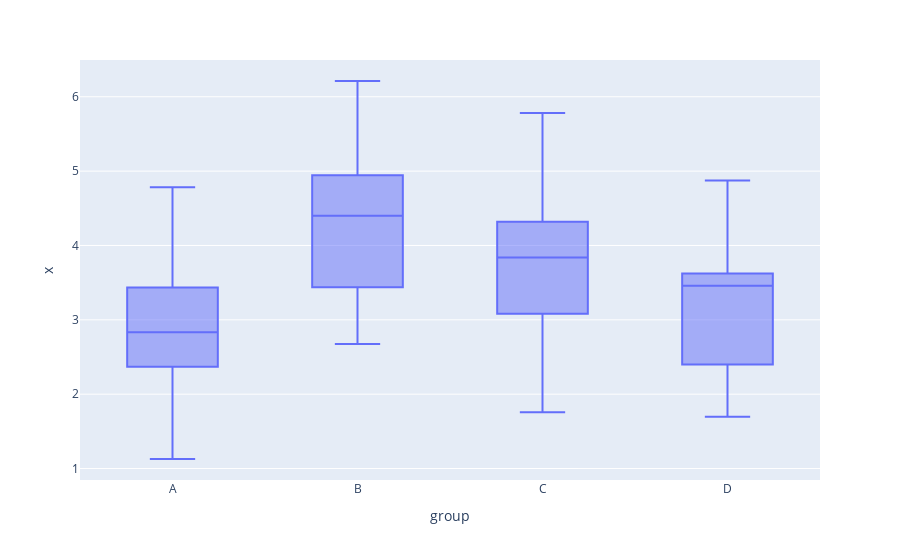

Here is the notebook cell this chart was saved with:
### Code cell
# boxplots of x by group
plotly.offline.iplot(
    plotly.express.box(data1, x = "group", y = "x")
)

### Figure 1 — Plotly figure (JSON) as saved in the notebook; plotly's stock layout.template omitted (floating-point values rounded to 4 significant figures)
{"data": [{"alignmentgroup": "True", "hoverlabel": {"namelength": 0}, "hovertemplate": "group=%{x}<br>x=%{y}", "legendgroup": "", "marker": {"color": "#636efa"}, "name": "", "notched": false, "offsetgroup": "", "orientation": "v", "showlegend": false, "type": "box", "x": ["A", "A", "A", "A", "A", "A", "A", "A", "A", "A", "A", "A", "A", "A", "A", "A", "A", "A", "A", "A", "A", "A", "A", "A", "A", "B", "B", "B", "B", "B", "B", "B", "B", "B", "B", "B", "B", "B", "B", "B", "B", "B", "B", "B", "B", "B", "B", "B", "B", "B", "C", "C", "C", "C", "C", "C", "C", "C", "C", "C", "C", "C", "C", "C", "C", "C", "C", "C", "C", "C", "C", "C", "C", "C", "C", "D", "D", "D", "D", "D", "D", "D", "D", "D", "D", "D", "D", "D", "D", "D", "D", "D", "D", "D", "D", "D", "D", "D", "D", "D"], "x0": " ", "xaxis": "x", "y": [2.889, 1.908, 2.833, 3.247, 3.341, 3.765, 1.128, 2.312, 2.653, 4.784, 2.349, 2.482, 3.938, 2.802, 3.049, 2.847, 3.005, 4.167, 2.426, 2.271, 3.74, 2.182, 2.375, 3.714, 2.784, 5.279, 3.488, 2.849, 5.292, 4.41, 6.212, 4.884, 3.896, 4.155, 5.116, 4.269, 3.284, 5.109, 4.684, 2.737, 2.673, 5.234, 4.888, 4.762, 4.219, 3.757, 4.4, 3.133, 3.022, 4.64, 3.995, 3.84, 3.727, 2.705, 4.299, 4.381, 3.131, 1.889, 3.467, 2.423, 5.191, 5.158, 1.976, 3.983, 5.783, 4.975, 4.034, 3.229, 3.893, 1.757, 3.297, 4.117, 3.408, 2.929, 4.686, 3.509, 3.512, 4.873, 1.713, 3.86, 3.617, 4.342, 2.605, 2.602, 3.843, 3.269, 2.121, 2.23, 2.405, 3.73, 3.487, 2.361, 3.57, 2.719, 3.644, 2.61, 3.489, 1.697, 3.458, 2.377], "y0": " ", "yaxis": "y"}], "layout": {"boxmode": "group", "legend": {"tracegroupgap": 0}, "margin": {"t": 60}, "xaxis": {"anchor": "y", "domain": [0, 1], "title": {"text": "group"}}, "yaxis": {"anchor": "x", "domain": [0, 1], "title": {"text": "x"}}}}
